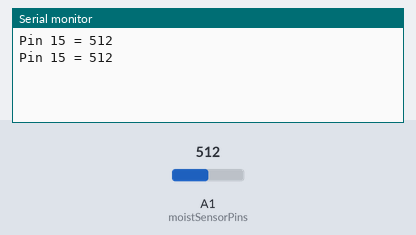
This sketch was run on a simulated Arduino Uno, built with avr-gcc and run on an emulated ATmega328P. Parts: the last lines printed to the serial monitor. The inputs (shaded band) are chosen by the test bench; at power-on: A1 (moistSensorPins) = 512.

Above: at 5.8 s.
5.9 s: A1 (moistSensorPins) set to 716
At 11.2 s:
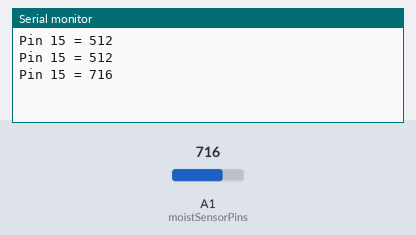
11.9 s: A1 (moistSensorPins) set to 900
At 16.2 s:
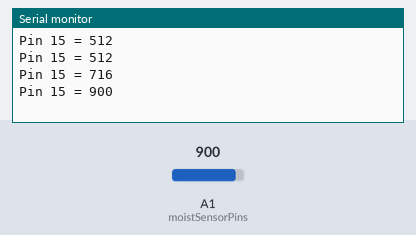
Timing chart, 0 to 17.7 s (numbered marks = the images above; inputs shaded):
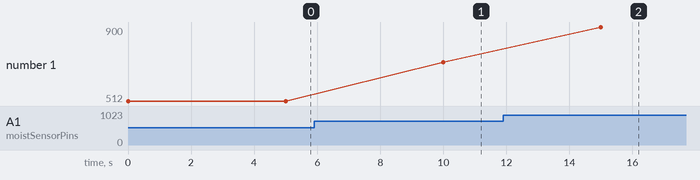

Measured:
- after the input at 5.9 s, the serial monitor: prints a new line after 4.1 s (image 1)
- after the input at 11.9 s, the serial monitor: prints a new line after 3.1 s (image 2)
- plotted number 1: 512 → 716 after the input at 5.9 s, 716 → 900 after the input at 11.9 s

The sketch:

tuner.ino
```cpp
int moistSensorPins[] = {A1};
int delayInMinis=5000;

void setup()
{
  Serial.begin(9600);
}

void loop()
{
  for (int moistSensorPin = 0; moistSensorPin < (sizeof(moistSensorPins)/sizeof(int)); moistSensorPin++)
  {
    Serial.print("Pin ");
    Serial.print(moistSensorPins[moistSensorPin]);
    Serial.print(" = ");
    Serial.println(readSensor(moistSensorPins[moistSensorPin]));
  }
  delay(delayInMinis);
}

int readSensor(int moistSensorPin)
{
  return analogRead(moistSensorPin);
}
```
